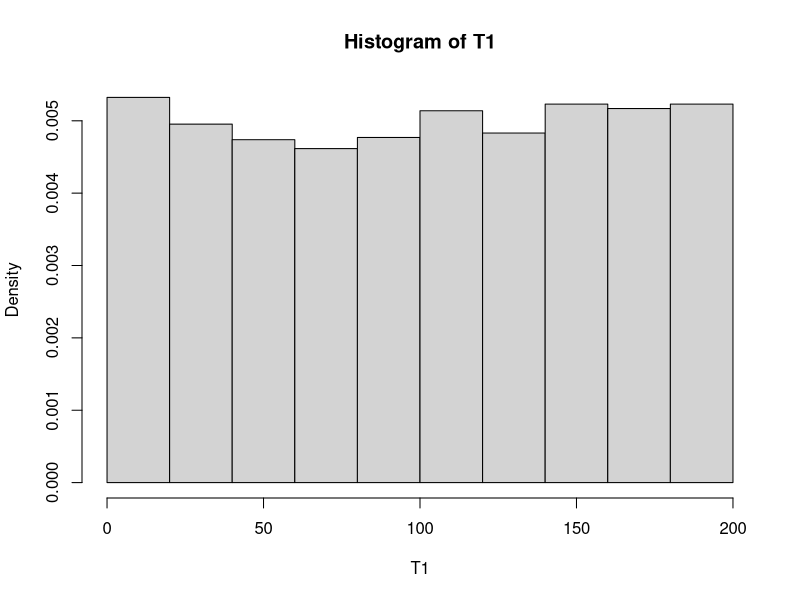
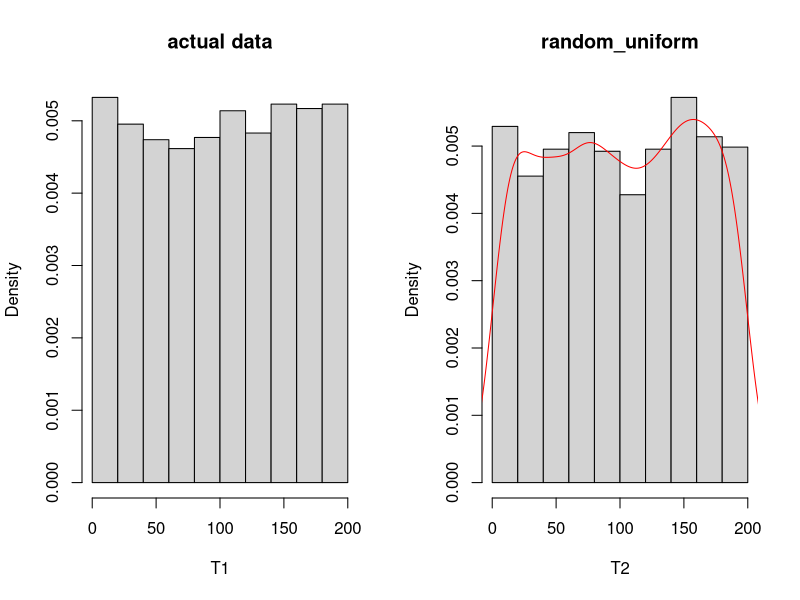
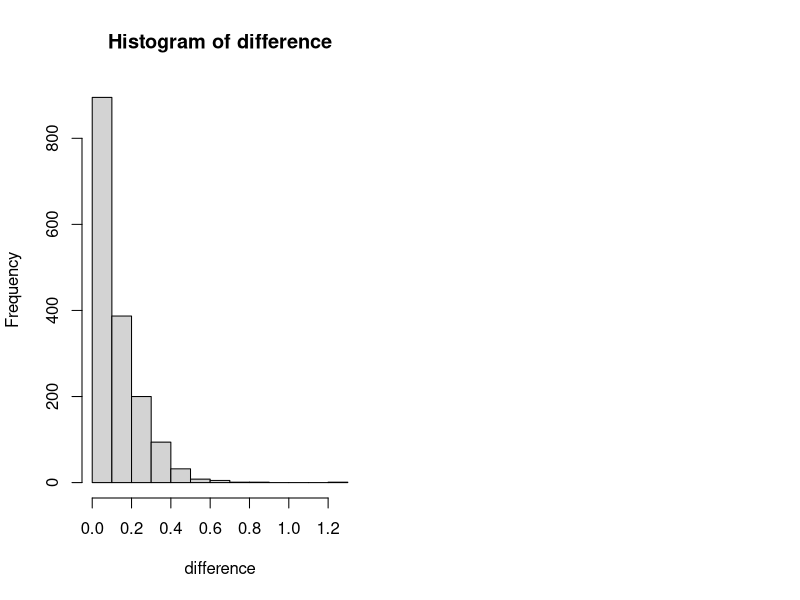
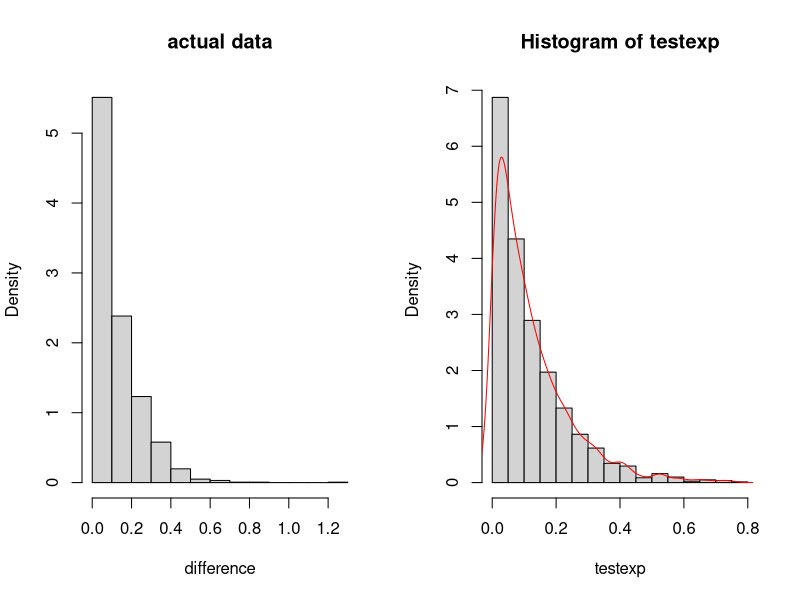
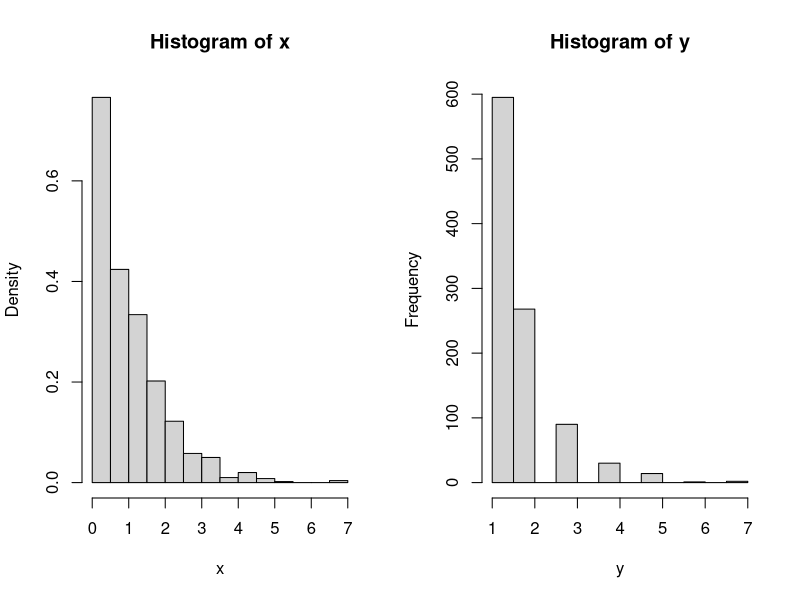
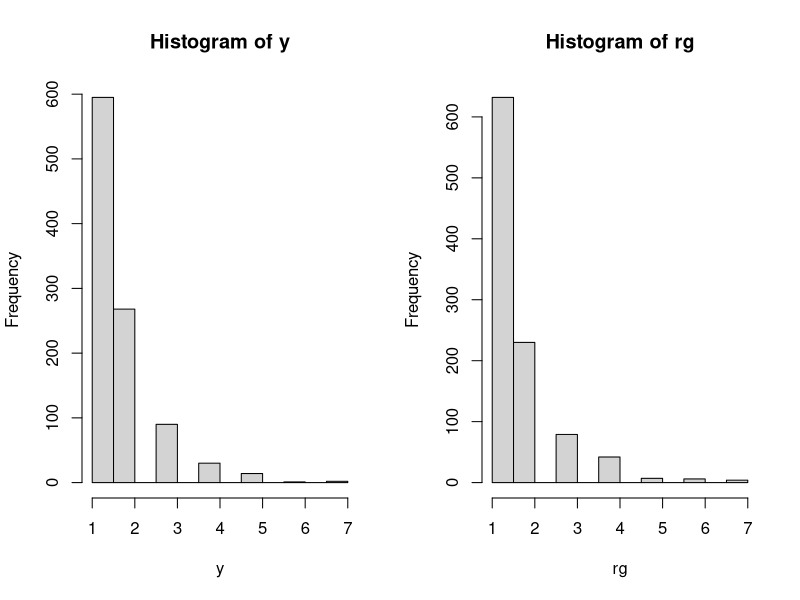

Here is the R script that generated these plots, in order:
## ---- chunk 1
knitr::opts_chunk$set(echo = TRUE,fig.height = 3.5)
## ---- chunk 2
#1
pnorm(-0.98,mean = -1,sd = sqrt(0.01))
#2.
pnorm(-1.02,mean = -1,sd = sqrt(0.01))
#3.
1-pnorm(-0.82,mean = -1,sd = sqrt(0.01))
#4.
pnorm(-0.96,mean = -1,sd = sqrt(0.01))-pnorm(-1.22,mean = -1,sd = sqrt(0.01))
## ---- chunk 3
#1.
qnorm(0.9)
#2.
qnorm(0.2)
#3. 
qnorm(1-(1-0.95)/2)

## ---- chunk 4
T1=read.table('dataexam.txt')
head(T1)
dim(T1)
## ---- chunk 5
T1=as.matrix(T1)
hist(T1,freq=FALSE)
## ---- chunk 6
maxT1=max(T1[,1])
minT1=min(T1[,1])
## ---- chunk 7
sm=mean(T1[,1])
ssd=sd(T1[,1])
sm
ssd
## ---- chunk 8
tm=(maxT1+minT1)/2
tsd=sqrt((maxT1-minT1)**2/12)
tm
tsd
## ---- chunk 9
T2=runif(1625, minT1, maxT1)
par(mfrow=c(1,2))
hist(T1,freq=FALSE,main="actual data")
hist(T2, freq = FALSE, main="random_uniform")
lines(density(T2),col='red')
#density(T2)
## ---- chunk 10
ks.test(T1,T2)
## ---- chunk 11
difference=diff(T1[,1])
hist(difference)
## ---- chunk 12
#actual
m=mean(difference)
m
#theoretical
lambda=1/m
lambda

#compare 2 histogram

par(mfrow=c(1,2))
hist(difference,freq=FALSE,main="actual data")
#curve(dexp(lambda))
testexp=rexp(n=length(difference),lambda)
hist(testexp,freq = FALSE)
#curve(dexp,xlim = c(0,1.2),add = TRUE)
lines(density(testexp),col='red')
## ---- chunk 13
ks.test(difference,testexp)
## ---- chunk 14
t=qnorm(0.975) #1-0.05/2
lb=1/m*(1-t/sqrt(length(difference)))
ub=1/m*(1+t/sqrt(length(difference)))
cat("confidence interval:[",c(lb,ub),"]")
## ---- chunk 15
#random choose t and s
set.seed(10)
t=sample(1:5,1)
s=sample(1:5,1)
t
s

(1-pexp(t+s))/(1-pexp(t))

1-pexp(s)
## ---- chunk 16
set.seed(10)
par(mfrow=c(1,2))
x=rexp(1000)
hist(x, freq=FALSE)

y=floor(x)+1
hist(y)
table(y)
## ---- chunk 17
gp=1/mean(y)
par(mfrow=c(1,2))
hist(y)
rg=rgeom(1000,gp)+1
hist(rg)
## ---- chunk 18
#ks.test(y,rg)
chisq.test(y,rg)
